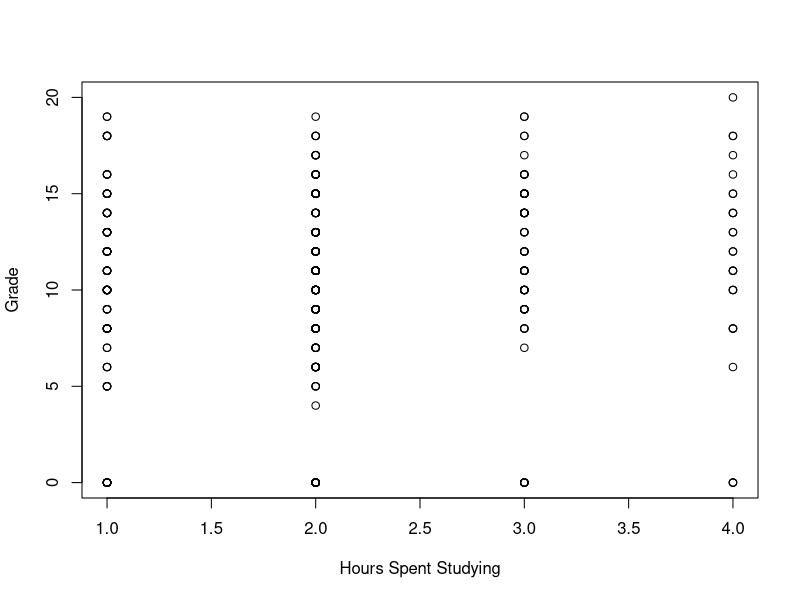
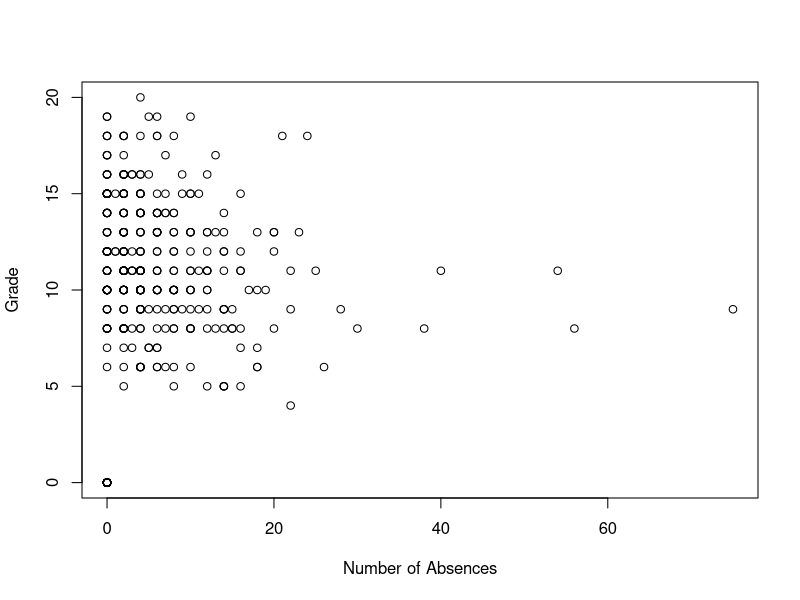
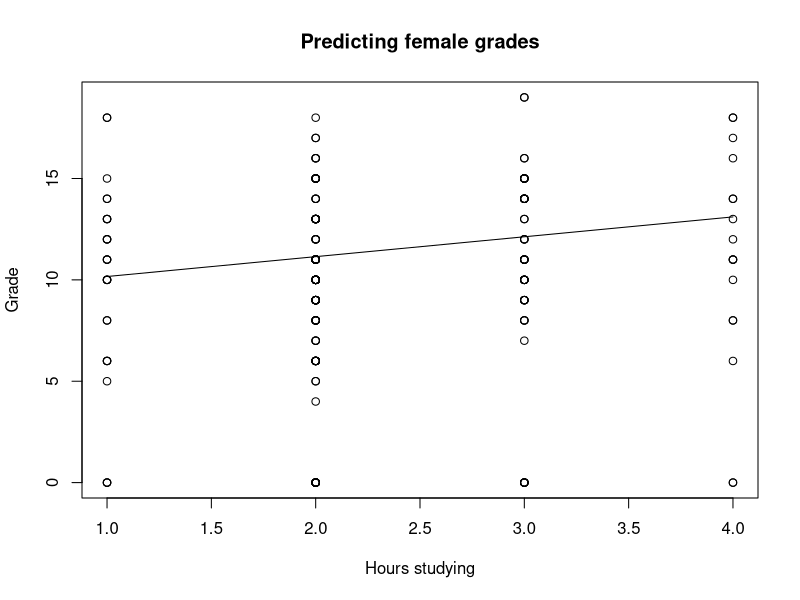

Source code (R) for these figures, in order:
#set our working directory
setwd("~/s19/SAMSI/NCCU/")

#read in student data
data <- read.csv("student.csv",header=TRUE)

#print column names
colnames(data)

# plot student grades against hours studying
plot(data$studytime,data$grade,xlab="Hours Spent Studying",ylab="Grade")

# plot student grades against number of absences
plot(data$absences,data$grade,xlab="Number of Absences",ylab="Grade")

### linear models

# fit a linear model to hours studying
# i.e., y = grade, x = study_time
model_hours <- lm(grade ~ studytime,data=data)
summary(model_hours)

# fit a linear model to absences
# i.e., y = grade, x = absences
model_absences <- lm(grade ~ absences,data=data)
summary(model_absences)

# fit a linear model to both absences and hours studying
# i.e., y = grade, x_1 = absences, x_2 = hours spent studying
model_absences_hours <- lm(grade ~ absences + studytime,data=data)
summary(model_absences_hours)

### predicting

#split data into males and females
males = subset(data,gender=='M')
females = subset(data,gender=='F')

#fit a linear model (grades = beta_0+beta_1*studytime) using the male data
model_hours_males <- lm(grade ~ studytime,data=males)
summary(model_hours_males)

#we will predict grades for mesh grid of study hours
hours <- data.frame(studytime=seq(1,4,.1))
#predict grades based on study hours
predict_model = predict(model_hours_males,hours)

#plot the predictions (line) against data for females (dots)
plot(females$studytime,females$grade,xlab="Hours studying",ylab="Grade",main = "Predicting female grades")
lines(hours$studytime,predict_model)
